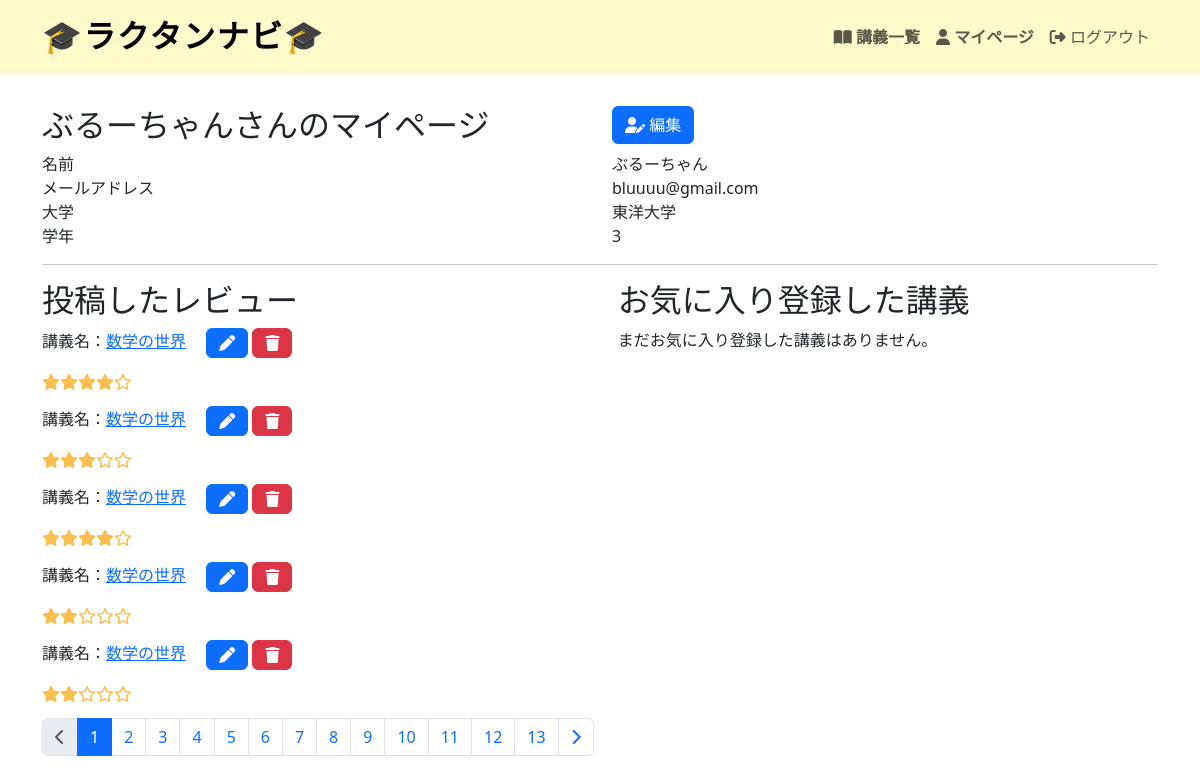
The page /users/19/ (signed in) on the database its author committed.
### helloworld/models.py (models this page shows, shortened)
class User(AbstractUser):
    university = models.CharField(max_length=128, null=True, blank=True)
    school_year = models.PositiveIntegerField(null=True, blank=True)
    is_manager = models.BooleanField(default=False)

class Review(models.Model):
    title = models.CharField(max_length=128, null=True, blank=True)
    comment = models.TextField(null=True, blank=True)
    score = models.IntegerField(validators=[MinValueValidator(1), MaxValueValidator(5)])
    lecture = models.ForeignKey(Lecture, on_delete=models.CASCADE)
    user = models.ForeignKey(settings.AUTH_USER_MODEL, on_delete=models.CASCADE)

class Lecture(models.Model):
    name = models.CharField(max_length=128)
    body = models.TextField(null=True, blank=True)
    university = models.CharField(max_length=128, null=True, blank=True)
    school_year = models.IntegerField(null=True, blank=True)
    average_score = models.FloatField(null=True, blank=True)
    reviews_count = models.IntegerField(default=0, blank=True)

### helloworld/views.py (the view)
# urls.py: path('users/<int:user_id>/', views.user_show, name='users_show'),
@login_required
def user_show(request, user_id):
    user = get_object_or_404(User, pk=user_id)
    if user != request.user:
        messages.error(request, 'このページのアクセスは許可されていません。')
        return redirect('top')
    reviews_list = user.review_set.all()
    paginator = Paginator(reviews_list, 5)
    page_number = request.GET.get('page')
    reviews = paginator.get_page(page_number)
    lectures_list = Lecture.objects.filter(favorite__user=request.user).distinct()
    sort = request.GET.get('sort')
    if sort == 'review_count_desc':
        lectures_list = lectures_list.order_by('-reviews_count')  # レビュー高い順
    elif sort == 'review_count_asc':
        lectures_list = lectures_list.order_by('reviews_count')  # レビュー低い順
    elif sort == 'average_score_desc':
        lectures_list = lectures_list.order_by('-average_score')  # 評価高い順
    elif sort == 'average_score_asc':
        lectures_list = lectures_list.order_by('average_score')  # 評価低い順
    paginator = Paginator(lectures_list, 10)
    page_number = request.GET.get('page')
    lectures = paginator.get_page(page_number)
    context = {
        'user': user,
        'reviews': reviews,
        'lectures': lectures,
        'sort': sort,
    }
    return render(request, 'snippets/users/show.html', context)

### helloworld/templates/snippets/users/show.html (shortened to what this page needs)
{% extends 'base.html' %}
{% load django_bootstrap5 %}
{% block main %}
<div class="row">
  <div class="col d-flex align-items-end">
    <h2>{{ user.username }}さんのマイページ</h2>
  </div>
  <div class="col">
    <a href="{% url 'users_edit' user.id %}" class="btn btn-primary"><i class="fa-solid fa-user-pen"></i> 編集</a>
  </div>
</div>
<div class="row">
    <div class="col">名前</div>
    <div class="col">{{ user.username }}</div>
</div>
<div class="row">
    <div class="col">メールアドレス</div>
    <div class="col">{{ user.email }}</div>
</div>
<div class="row">
    <div class="col">大学</div>
    <div class="col">{{ user.university|default:"" }}</div>
</div>
<div class="row">
    <div class="col">学年</div>
    <div class="col">{{ user.school_year|default:"" }}</div>
</div>
<hr>
<div class="row">
    <div class="col">
        <h2>投稿したレビュー</h2>
        {% if reviews %}
        {% for review in reviews %}
        <div>
            講義名：<a href="{% url 'lectures_show' review.lecture.id %}">{{ review.lecture.name }}</a>
            <a href="{% url 'reviews_edit' review.lecture.id review.id %}" class="btn btn-primary ms-3"><i class="fa-solid fa-pen"></i></a>
            <form action="{% url 'review_delete' review.lecture.id review.id %}" method="POST" onsubmit="return confirm('本当に削除しますか？');" class="d-inline-block">
              <button type="submit" class="btn btn-danger"><i class="fa-solid fa-trash"></i></button>
            </form>
            <p>
                {% include 'lectures/_star.html' with score=review.score %}
            </p>
        </div>
        {% endfor %}
        {% include '_pagination.html' with list=reviews %}
        {% else %}
        <p>まだレビューを投稿していません。</p>
        {% endif %}
    </div>
    <div class="col">
        <h2>お気に入り登録した講義</h2>
        {% if lectures %}
        <div class="row">
            <div class="col-8 offset-4">
                <form method="get" class="form-inline">
                  <select name="sort" class="form-control mr-2" onchange="this.form.submit()">
                    <option value="">並び替え</option>
                    <option value="review_count_desc" {% if sort == "review_count_desc" %}selected{% endif %}>レビューが多い順</option>
                    <option value="review_count_asc" {% if sort == "review_count_asc" %}selected{% endif %}>レビューが少ない順</option>
                    <option value="average_score_desc" {% if sort == "average_score_desc" %}selected{% endif %}>評価が高い順</option>
                    <option value="average_score_asc" {% if sort == "average_score_asc" %}selected{% endif %}>評価が低い順</option>
                  </select>
                </form>
            </div>
        </div>
        {% include 'lectures/_lectures_table.html' %}
        {% else %}
        <p>まだお気に入り登録した講義はありません。</p>
        {% endif %}
    </div>
</div>
{% endblock %}

### helloworld/templates/snippets/lectures/_star.html
<span class="star">
  {% if score == 1 %}
    <i class="fa-solid   fa-star"></i><i class="fa-regular fa-star"></i><i class="fa-regular fa-star"></i><i class="fa-regular fa-star"></i><i class="fa-regular fa-star"></i>
  {% elif score == 2 %}
    <i class="fa-solid   fa-star"></i><i class="fa-solid   fa-star"></i><i class="fa-regular fa-star"></i><i class="fa-regular fa-star"></i><i class="fa-regular fa-star"></i>
  {% elif score == 3 %}
    <i class="fa-solid   fa-star"></i><i class="fa-solid   fa-star"></i><i class="fa-solid   fa-star"></i><i class="fa-regular fa-star"></i><i class="fa-regular fa-star"></i>
  {% elif score == 4 %}
    <i class="fa-solid   fa-star"></i><i class="fa-solid   fa-star"></i><i class="fa-solid   fa-star"></i><i class="fa-solid   fa-star"></i><i class="fa-regular fa-star"></i>
  {% elif score == 5 %}
    <i class="fa-solid   fa-star"></i><i class="fa-solid   fa-star"></i><i class="fa-solid   fa-star"></i><i class="fa-solid   fa-star"></i><i class="fa-solid   fa-star"></i>
  {% else %}
    <i class="fa-regular fa-star"></i><i class="fa-regular fa-star"></i><i class="fa-regular fa-star"></i><i class="fa-regular fa-star"></i><i class="fa-regular fa-star"></i>
  {% endif %}
</span>

### helloworld/static/snippets/css/style.css (style rules this page uses)
.star { color: #fbbf4f; }

### rows shown on the page
User: username "ぶるーちゃん", email "bluuuu@gmail.com", university "東洋大学", school_year "3"
Review: lecture.name "数学の世界"
Review: lecture.name "数学の世界"
Review: lecture.name "数学の世界"
Review: lecture.name "数学の世界"
Review: lecture.name "数学の世界"

### other values the page prints
{{ num }} "1"
{{ num }} "2" "3" "4" "5" "6" "7" "8" "9" "10" "11" "12" "13"
